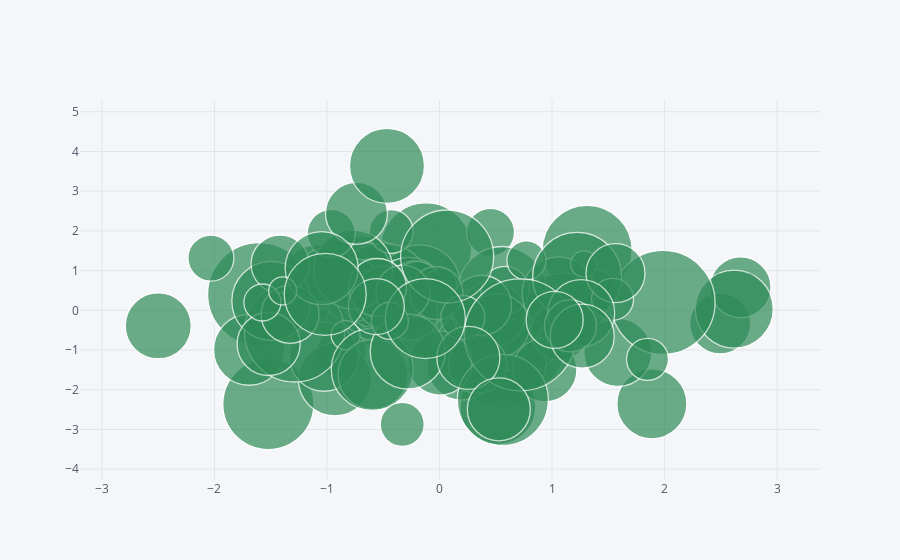

The notebook cell saved with this chart:
### Markdown cell above
Bubble Plots (gráfico de bolhas):

### Code cell
# Permite a visualização de 3 variáveis. O parâmetro size define o tamanho da bolha. 
# No exemplo o tamanho das bolhas é de acordo com os valores da coluna C.

df.iplot(kind='bubble', x='A',y='B', size='C', colors='seagreen')

### Figure 1 — Plotly figure (JSON) as saved in the notebook; plotly's stock layout.template omitted (floating-point values rounded to 4 significant figures)
{"data": [{"marker": {"color": ["seagreen", "seagreen", "seagreen", "seagreen", "seagreen", "seagreen", "seagreen", "seagreen", "seagreen", "seagreen", "seagreen", "seagreen", "seagreen", "seagreen", "seagreen", "seagreen", "seagreen", "seagreen", "seagreen", "seagreen", "seagreen", "seagreen", "seagreen", "seagreen", "seagreen", "seagreen", "seagreen", "seagreen", "seagreen", "seagreen", "seagreen", "seagreen", "seagreen", "seagreen", "seagreen", "seagreen", "seagreen", "seagreen", "seagreen", "seagreen", "seagreen", "seagreen", "seagreen", "seagreen", "seagreen", "seagreen", "seagreen", "seagreen", "seagreen", "seagreen", "seagreen", "seagreen", "seagreen", "seagreen", "seagreen", "seagreen", "seagreen", "seagreen", "seagreen", "seagreen", "seagreen", "seagreen", "seagreen", "seagreen", "seagreen", "seagreen", "seagreen", "seagreen", "seagreen", "seagreen", "seagreen", "seagreen", "seagreen", "seagreen", "seagreen", "seagreen", "seagreen", "seagreen", "seagreen", "seagreen", "seagreen", "seagreen", "seagreen", "seagreen", "seagreen", "seagreen", "seagreen", "seagreen", "seagreen", "seagreen", "seagreen", "seagreen", "seagreen", "seagreen", "seagreen", "seagreen", "seagreen", "seagreen", "seagreen", "seagreen"], "line": {"width": 1.3}, "size": [78, 91, 61, 110, 90, 91, 61, 80, 81, 99, 43, 45, 55, 70, 48, 50, 68, 57, 95, 68, 74, 57, 37, 80, 78, 51, 65, 69, 85, 88, 90, 76, 46, 48, 104, 42, 14, 66, 73, 69, 44, 48, 73, 63, 33, 26, 64, 64, 39, 103, 63, 58, 69, 71, 58, 100, 54, 51, 12, 79, 48, 64, 60, 89, 53, 29, 46, 64, 42, 70, 79, 54, 58, 44, 82, 75, 91, 112, 58, 63, 62, 63, 37, 58, 44, 93, 37, 63, 59, 80, 67, 56, 52, 75, 64, 73, 66, 28, 57, 82], "symbol": "circle"}, "mode": "markers", "text": "", "type": "scatter", "uid": "4b1fd760-0cb6-49c4-9c19-01edc411ebcf", "x": [-0.08057, -0.1194, 2.494, -0.7024, 1.312, -1.521, 2.674, 1.097, -0.1745, -0.5015, 1.384, 0.3391, -1.216, 1.887, 0.4531, -0.8733, 0.2619, 0.8942, 0.5593, 1.584, -0.272, -0.216, -0.5677, 0.7532, 2.619, -0.6709, 0.5075, -0.5822, 0.7042, 0.5572, 0.5454, 0.5185, -0.1985, 0.3221, 1.986, 1.848, -0.1015, 0.4691, -0.9302, 0.1939, -0.4292, 0.5817, 1.058, -0.7701, 0.006519, 1.281, 0.5155, -1.1, 0.7723, -1.603, -0.477, 1.069, -1.026, -1.692, 0.3384, -1.288, -1.023, -0.241, 0.9307, -0.7669, -0.962, 0.003429, 0.3732, 1.223, -0.02771, -0.8341, -2.031, 0.9366, 1.538, -0.5902, -1.495, -0.3252, -0.5516, 0.2069, -0.5976, -0.2825, 0.5627, 0.7187, -1.417, -1.519, -0.7381, 0.256, -0.4409, -1.328, -0.3314, 0.06792, -1.574, 0.527, 1.564, -0.126, 1.259, -0.5614, 1.163, -0.4667, 1.268, -1.047, -2.499, -1.394, 1.023, -1.016], "y": [-0.3134, 1.562, -0.3319, 0.4857, 1.512, -2.362, 0.581, -0.07213, 0.6282, 0.4419, 0.4894, -0.8996, 0.1605, -2.353, 1.964, -1.067, -0.9382, -0.2059, -0.7101, -1.061, 0.3996, 0.5236, -0.06406, -0.989, 0.03036, 1.072, -0.5893, 0.4434, -0.5871, 0.4985, -1.313, -2.425, 0.6535, -0.07021, 0.1979, -1.235, -0.02872, -0.1005, -1.739, -1.393, 1.984, 0.5001, 0.4283, 0.508, 0.6332, 1.168, -0.3852, 0.8352, 1.256, 0.4053, 0.3245, -0.5228, -1.17, -0.9934, -1.361, -0.5458, 0.8833, -0.1112, -0.5923, 1.023, 1.939, -1.33, 0.1277, 0.84, 0.4356, -0.6237, 1.315, -1.499, 0.2774, -1.615, 0.2357, 0.4577, 0.5744, -0.1804, -1.488, -1.036, -2.256, -0.6166, 1.166, -0.8478, 2.441, -1.198, -0.2665, -0.09981, -2.87, 1.354, 0.1973, -2.492, 0.9339, -0.2088, -0.07239, 0.09354, -0.3906, 3.637, -0.6499, 1.061, -0.3888, 0.4873, -0.2409, 0.4018]}], "layout": {"legend": {"bgcolor": "#F5F6F9", "font": {"color": "#4D5663"}}, "paper_bgcolor": "#F5F6F9", "plot_bgcolor": "#F5F6F9", "title": {"font": {"color": "#4D5663"}}, "xaxis": {"gridcolor": "#E1E5ED", "showgrid": true, "tickfont": {"color": "#4D5663"}, "title": {"font": {"color": "#4D5663"}, "text": ""}, "zerolinecolor": "#E1E5ED"}, "yaxis": {"gridcolor": "#E1E5ED", "showgrid": true, "tickfont": {"color": "#4D5663"}, "title": {"font": {"color": "#4D5663"}, "text": ""}, "zerolinecolor": "#E1E5ED"}}}
